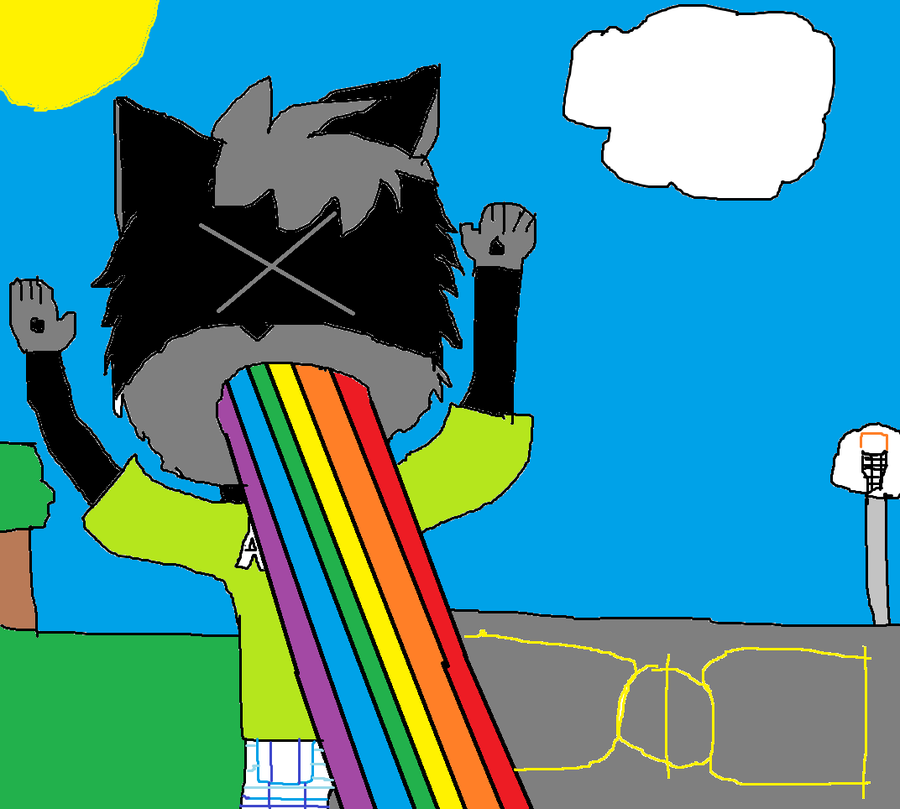
#> input picture sample.png, 900 x 809 px
$ python script.py
#> lines starting #> are read from the running program, lines starting #| are printed output that depends on the picture
import cv2

sample_img = cv2.imread("../sample.png")
#> sample_img is the input picture: shape (809, 900, 3); mean B, G, R 147.9, 143.5, 69.9

# Converting the sample_img to grayscale
grayscale_img = cv2.cvtColor(sample_img, cv2.COLOR_BGR2GRAY)
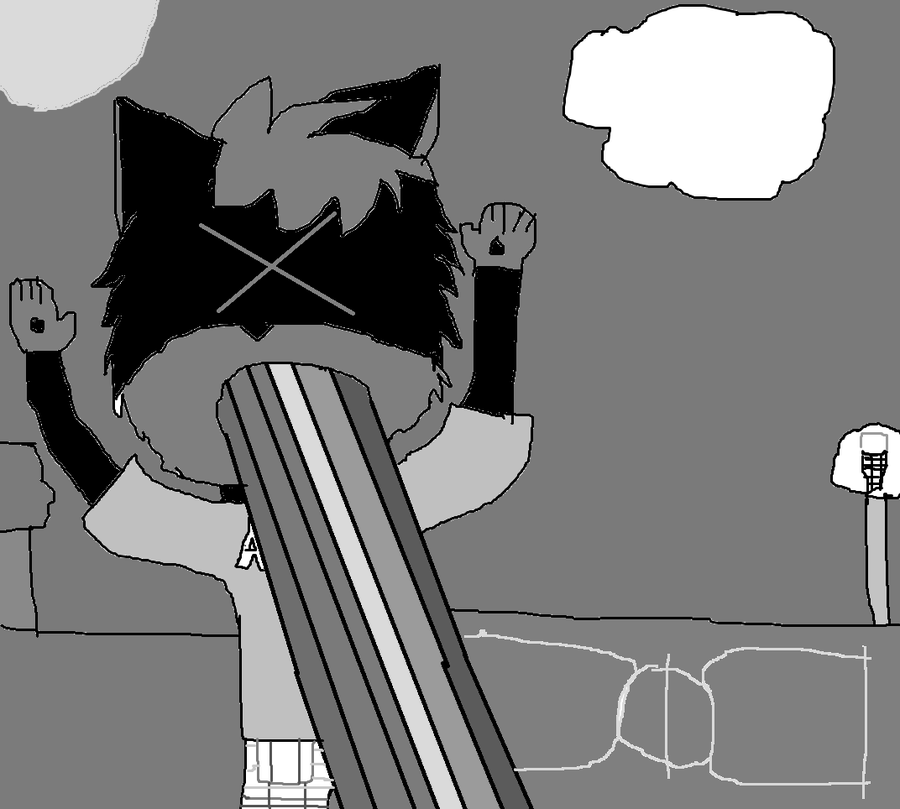
#> grayscale_img: shape (809, 900); min 0, max 255, mean 122.2

# Displaying the original and grayscaled image
cv2.imshow("Original Image", sample_img)
cv2.imshow("Grayscaled Image", grayscale_img)

# Closing the currently launched image windows
cv2.waitKey(0)
cv2.destroyAllWindows()

#
##
### OR OR OR The GrayScaled image can be loaded directly with a shorter method given below
##
#

sample_grayscale_img = cv2.imread("../sample.png", 0)
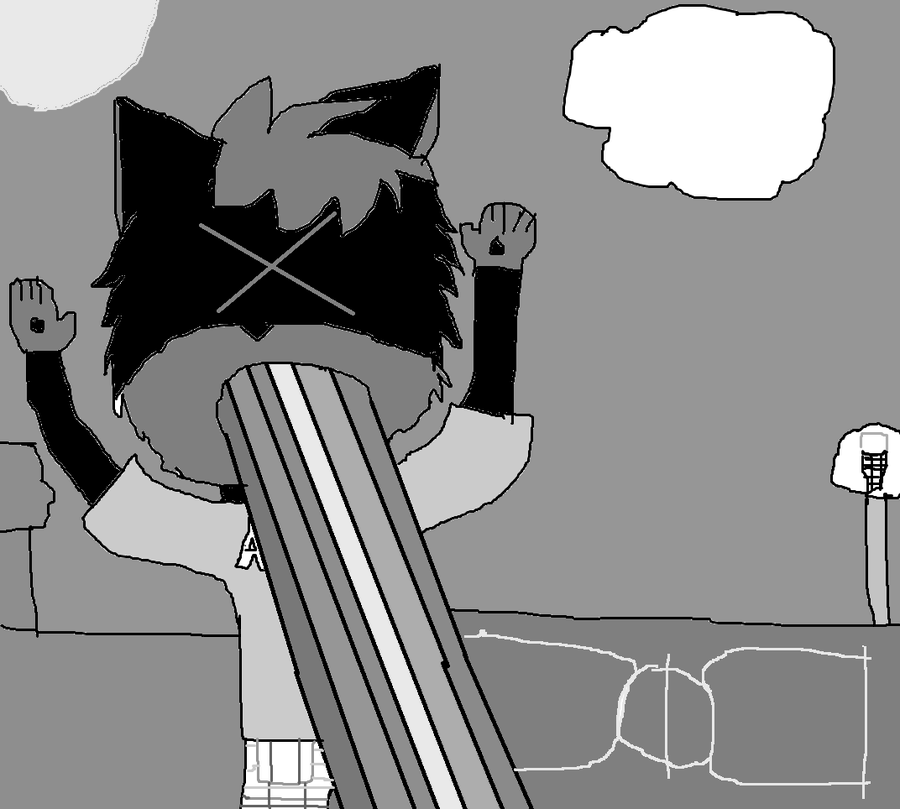
#> sample_grayscale_img: shape (809, 900); min 0, max 255, mean 137.4
cv2.imshow("Direct Grayscaled Image", sample_grayscale_img)

cv2.waitKey(0)
cv2.destroyAllWindows()
